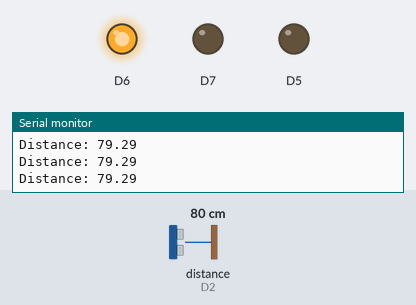
The sketch below on a simulated ESP8266 (NodeMCU). Parts: output pins drawn as LEDs (lit = HIGH), the last lines printed to the serial monitor. Wiring (inferred from the names in the program): ultrasonic range finder: trigger D1; echo D2. The inputs (shaded band) are chosen by the test bench; at power-on: distance to the obstacle (sensor on D2) 80 cm. The echo pulse lasts 58.3 µs per cm; pins used as bus, display or sensor lines are not drawn.

Above: at 1.3 s.
1.4 s: distance to the obstacle (sensor on D2) set to 34 cm
2.9 s: distance to the obstacle (sensor on D2) set to 27 cm
At 4.2 s:
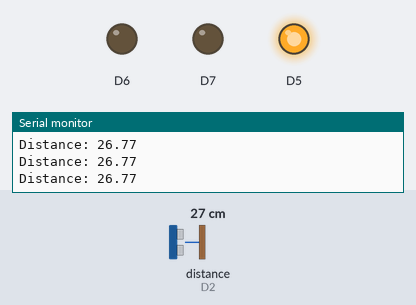
4.5 s: distance to the obstacle (sensor on D2) set to 120 cm
At 5.7 s:
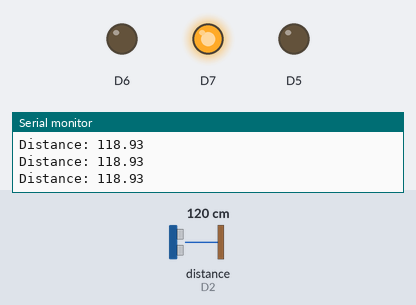
6.0 s: distance to the obstacle (sensor on D2) set to 104 cm
7.5 s: distance to the obstacle (sensor on D2) set to 96 cm
At 8.4 s:
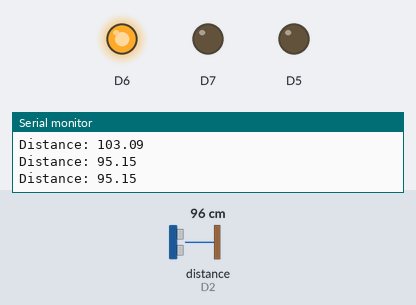
9.0 s: distance to the obstacle (sensor on D2) set to 2 cm
At 10.1 s:
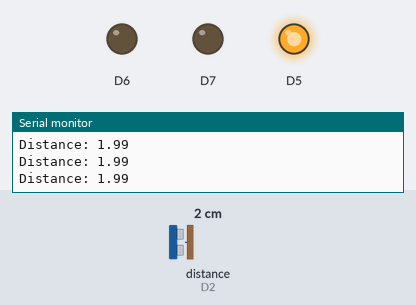
Timing chart, 0 to 11.5 s (numbered marks = the images above; inputs shaded):
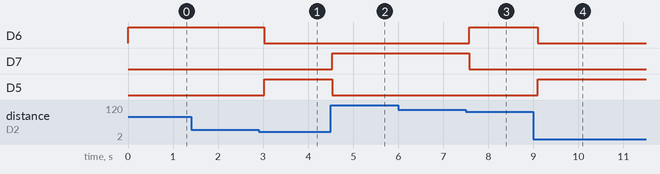

Measured:
- the behaviour switches between 31 and 30 cm on distance to the obstacle (sensor on D2) (found by bisection; images 0 and 1)
- the behaviour switches between 101 and 100 cm on distance to the obstacle (sensor on D2) (found by bisection; images 2 and 3)
- after the input at 2.9 s, D6: HIGH → LOW after 0.13 s; D5: LOW → HIGH after 0.13 s
- after the input at 4.5 s, D7: LOW → HIGH at once; D5: HIGH → LOW at once
- after the input at 7.5 s, D6: LOW → HIGH after 0.08 s; D7: HIGH → LOW after 0.08 s
- after the input at 9.0 s, D6: HIGH → LOW after 0.09 s; D5: LOW → HIGH after 0.09 s

The sketch:

espultrasonic.ino
```cpp
long duration;
float distance;

void setup() {
  pinMode(D5, OUTPUT);
  pinMode(D6, OUTPUT);
  pinMode(D7, OUTPUT);
  pinMode(D1, OUTPUT); // TRIG pin, GPIO5
  pinMode(D2, INPUT);  // ECHO pin, GPIO4
  Serial.begin(115200);
}

void loop() {
  digitalWrite(D1, LOW);
  delayMicroseconds(2);
  digitalWrite(D1, HIGH);
  delayMicroseconds(10);
  digitalWrite(D1, LOW);

  duration = pulseIn(D2, HIGH);
  distance = duration * (0.034 / 2);

  Serial.print("Distance: ");
  Serial.println(distance);

  if (distance <= 30.00) {
    digitalWrite(D5, HIGH);
    digitalWrite(D6, LOW);
    digitalWrite(D7, LOW);
  }
  else if (distance > 30.00 && distance <= 100.00) {
    digitalWrite(D5, LOW);
    digitalWrite(D6, HIGH);
    digitalWrite(D7, LOW);
  }
  else if (distance > 100.00) {
    digitalWrite(D5, LOW);
    digitalWrite(D6, LOW);
    digitalWrite(D7, HIGH);
  }

  delay(500);
}
```
